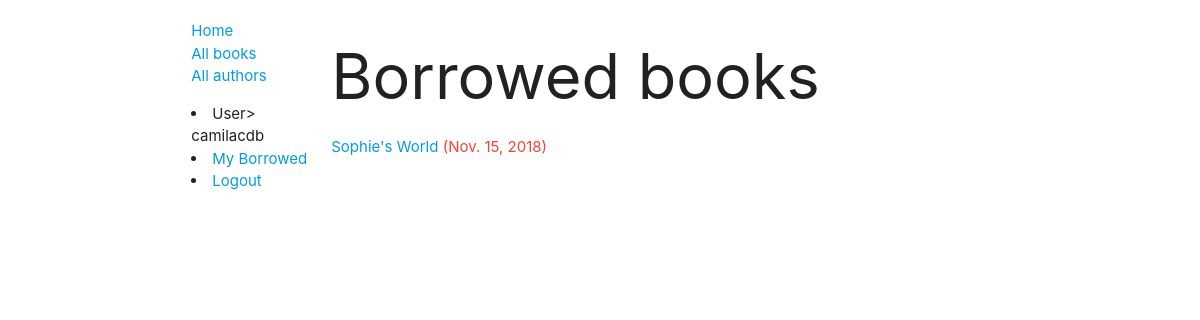
/catalog/mybooks/ (signed in), run on an earlier commit of the app's database.
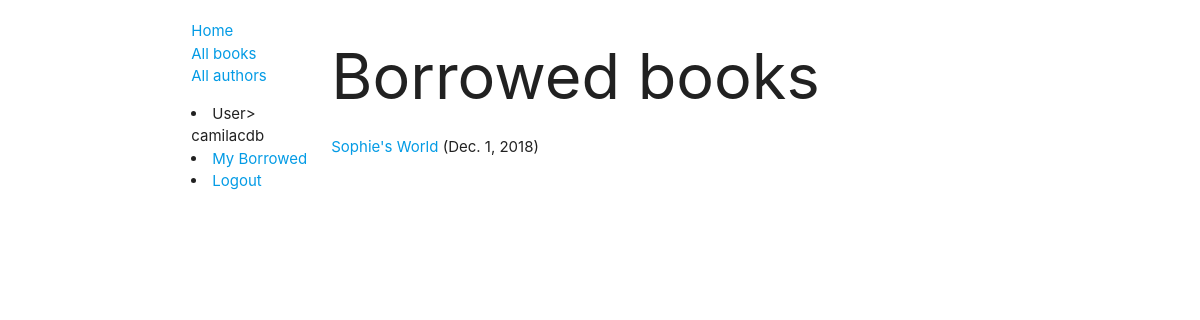
And on a later commit of the database.
### catalog/models.py (models this page shows, shortened)
class BookInstance(models.Model):
    id = models.UUIDField(primary_key=True, default=uuid.uuid4, help_text='ID exclusivo para esta cópia do livro em toda a biblioteca')
    book = models.ForeignKey('Book', on_delete=models.SET_NULL, null=True)
    imprint = models.CharField(max_length=200)
    due_back = models.DateField(null=True, blank=True)
    written_in = models.ForeignKey('Language', on_delete=models.SET_NULL, null=True)
    borrower = models.ForeignKey(User, on_delete=models.SET_NULL, null=True)
    LOAN_STATUS = (
        ('m', 'Manutencao'),
        ('e', 'Emprestado'),
        ('d', 'Disponivel'),
        ('r', 'Reservado'),
    )
    status = models.CharField(max_length=1, choices=LOAN_STATUS, blank=True, default='m', help_text='Disponibilidade do livro')
    class Meta:
        ordering = ['due_back']
        permissions = (("can_mark_returned", "Set book as returned"),)
    @property
    def is_overdue(self):
        if self.due_back and date.today() > self.due_back:
            return True
        return False

class Book(models.Model):
    title = models.CharField(max_length=200)
    author = models.ForeignKey('Author', on_delete=models.SET_NULL, null=True)
    summary = models.TextField(max_length=1000, help_text='Digite uma breve descricao do livro')
    isbn = models.CharField('ISBN', max_length=13, help_text='<a href="https://www.isbn-international.org/content/what-isbn">Numero ISBN</a> de 13 caracteres.')
    genre = models.ManyToManyField(Genre, help_text='Selecione um genero para este livro.')
    class Meta:
        permissions = (("can_alter_books", "Change book properties"),)
    def display_genre(self):
        return ", ".join((genre.name for genre in self.genre.all()[:3]))
    display_genre.short_description = 'Genre'

### catalog/views.py (the view)
# urls.py: path('mybooks/', views.LoanedBooksByUserListView.as_view(), name='my-borrowed'),
class LoanedBooksByUserListView(LoginRequiredMixin, generic.ListView):
    model = BookInstance
    template_name = 'catalog/bookinstance_list_borrowed_user.html'
    paginate_by = 10
    def get_queryset(self):
        return BookInstance.objects.filter(borrower=self.request.user).filter(status__exact='r').order_by('due_back')

### catalog/templates/catalog/bookinstance_list_borrowed_user.html
{% extends "base_generic.html" %}
{% block content %}
    <h1>Borrowed books</h1>
    {% if bookinstance_list %}
        <ul>
            {% for bookinst in bookinstance_list %}
                <li class="{% if bookinst.is_overdue %}red-text{% endif %}">
                    <a href="{% url 'book-detail' bookinst.book.pk %}">{{ bookinst.book.title }}</a> ({{ bookinst.due_back }})
                </li>
            {% endfor %}
        </ul>
    {% else %}
        <p>There are no books borrowed.</p>
    {% endif %}
{% endblock %}

What changed in the data, as far as the page shows it:
changed BookInstance "Sophie's World": due_back "Nov. 15, 2018" → "Dec. 1, 2018"
